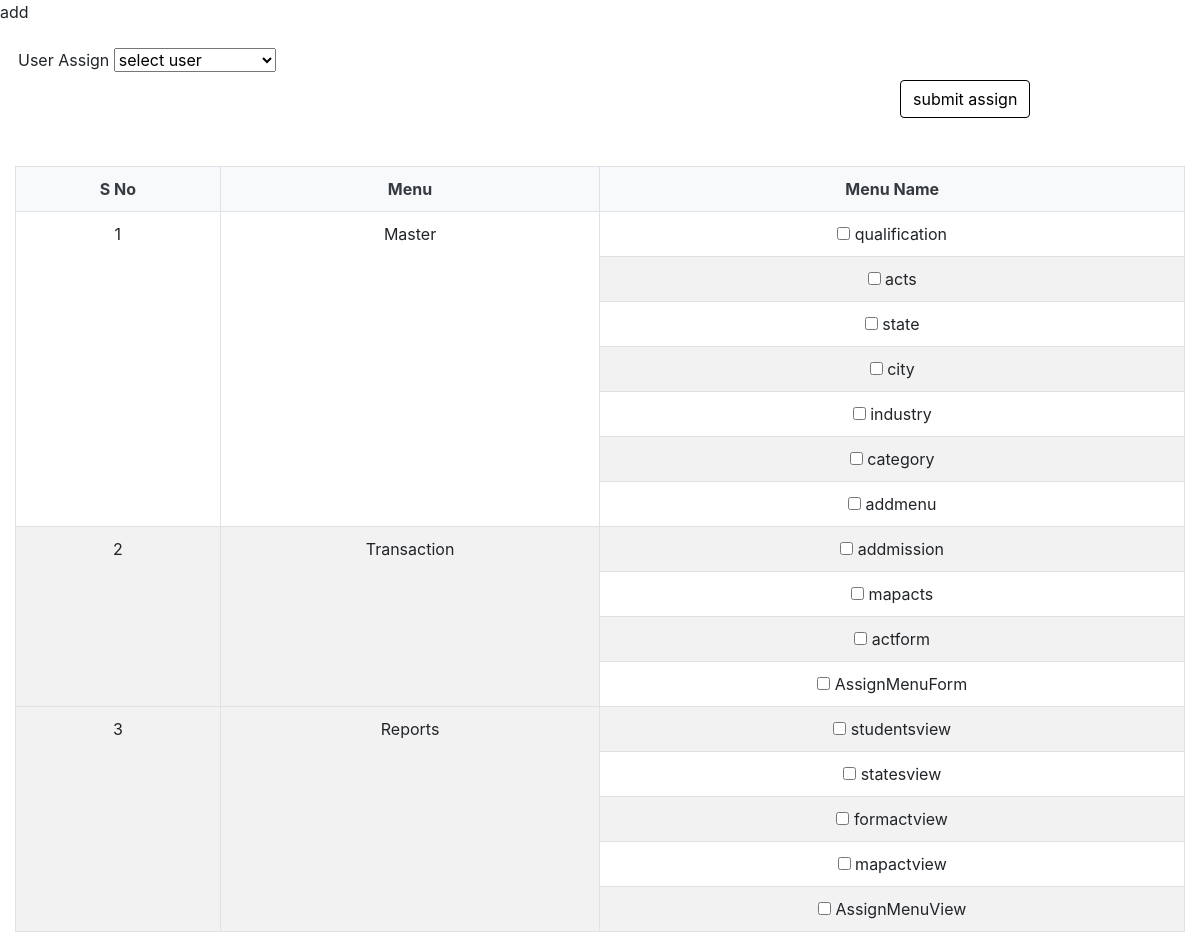
Page /assign_menu.php (signed in) on the committed database.
### tables this page shows
CREATE TABLE IF NOT EXISTS `menu` (
  `id` int(11) NOT NULL AUTO_INCREMENT,
  `menu_name` varchar(255) NOT NULL,
  `menu_action` varchar(255) DEFAULT NULL,
  `parent_id` int(11) DEFAULT NULL,
  PRIMARY KEY (`id`)
);

### assign_menu.php (the view, shortened to what this page needs)
<?php
$user_id = $_REQUEST['user_id'];
?>
<!DOCTYPE html>
<html>
<head>
    <link rel="stylesheet" href="https://maxcdn.bootstrapcdn.com/bootstrap/4.0.0/css/bootstrap.min.css">
    <link rel="stylesheet" type="text/css" href="http://ajax.aspnetcdn.com/ajax/jquery.dataTables/1.9.4/css/jquery.dataTables.css">
</head>
<body>
    <div><br>
        <form name="frm_studdd" action="" method="POST">
            &nbsp &nbsp <label>User Assign</label>
            <select name="user_id" class="input-box b1"  value= "<?php echo $user_id; ?>">
                <option value="">select user</option>
            </select>
             <button type="submit"  class="btn" name="submit_assign" onclick="return as()">submit assign</button>
                <div class="col-lg-12">
                    <br><br>
                    <table id="tabledata" class="table table-striped table-hover table-bordered">
                        <tr class="bg-light text-dark text-center">
                            <th>S No</th>
                            <th>Menu</th>
                            <th>Menu Name</th>
                        </tr>
                        <?php
						include 'nav_config.php';
                        $sno = 1;
                        $sql = "SELECT * FROM menu WHERE parent_id = 1";
                        $result = mysqli_query($conn, $sql);
                        $isMasterPrinted = false;
                        while ($res = mysqli_fetch_array($result)) {
                            $id = $res['id'];
                            $name = $res['menu_name'];
                        ?>
                            <tr class="text-center">
                                <?php if (!$isMasterPrinted) { ?>
                                    <td rowspan="7"><?php echo $sno; ?></td>
                                    <td rowspan="7">Master</td>
                                    <?php $isMasterPrinted = true; ?>
                                <?php } ?>
                                <td>
                                    <input type="checkbox" name="menu_id[]" value="<?php echo $id; ?>">
                                    <?php echo $name; ?>
                                </td>
                            </tr>
                        <?php
                            $sno++;
                        }
                        $sno = 2;
                        $sql = "SELECT * FROM menu WHERE parent_id = 2";
                        $result = mysqli_query($conn, $sql);
                        $isMasterPrinted = false;
                        while ($res = mysqli_fetch_array($result)) {
                            $id = $res['id'];
                            $name = $res['menu_name'];
                        ?>
                            <tr class="text-center">
                                <?php if (!$isMasterPrinted) { ?>
                                    <td rowspan="4"><?php echo $sno; ?></td>
                                    <td rowspan="4">Transaction</td>
                                    <?php $isMasterPrinted = true; ?>
                                <?php } ?>
                                <td>
                                    <input type="checkbox" name="menu_id[]" value="<?php echo $id; ?>">
                                    <?php echo $name; ?>
                                </td>
                            </tr>
                        <?php
                            $sno++;
                        }
                        $sno = 3;
                        $sql = "SELECT * FROM menu WHERE parent_id = 3";
                        $result = mysqli_query($conn, $sql);
                        $isMasterPrinted = false;
                        while ($res = mysqli_fetch_array($result)) {
                            $id = $res['id'];
                            $name = $res['menu_name'];
                        ?>
                            <tr class="text-center">
                                <?php if (!$isMasterPrinted) { ?>
                                    <td rowspan="5"><?php echo $sno; ?></td>
                                    <td rowspan="5">Reports</td>
                                    <?php $isMasterPrinted = true; ?>
                                <?php } ?>
                                <td>
                                    <input type="checkbox" name="menu_id[]" value="<?php echo $id; ?>">
                                    <?php echo $name; ?>
                                </td>
                            </tr>
                        <?php
                            $sno++;
                        }
                        ?>
                    </table>
                </div>
        </form>
    </div>
</body>
</html>

### assign_menu.php (style rules this page uses)
.btn { margin-left:900px; background-color:white; border:1px solid black; color:black; }

### rows in the picture
menu: menu_name "qualification"
menu: menu_name "acts"
menu: menu_name "state"
menu: menu_name "city"
menu: menu_name "industry"
menu: menu_name "category"
menu: menu_name "addmenu"
menu: menu_name "addmission"
menu: menu_name "mapacts"
menu: menu_name "actform"
menu: menu_name "AssignMenuForm"
menu: menu_name "studentsview"
menu: menu_name "statesview"
menu: menu_name "formactview"
menu: menu_name "mapactview"
menu: menu_name "AssignMenuView"
